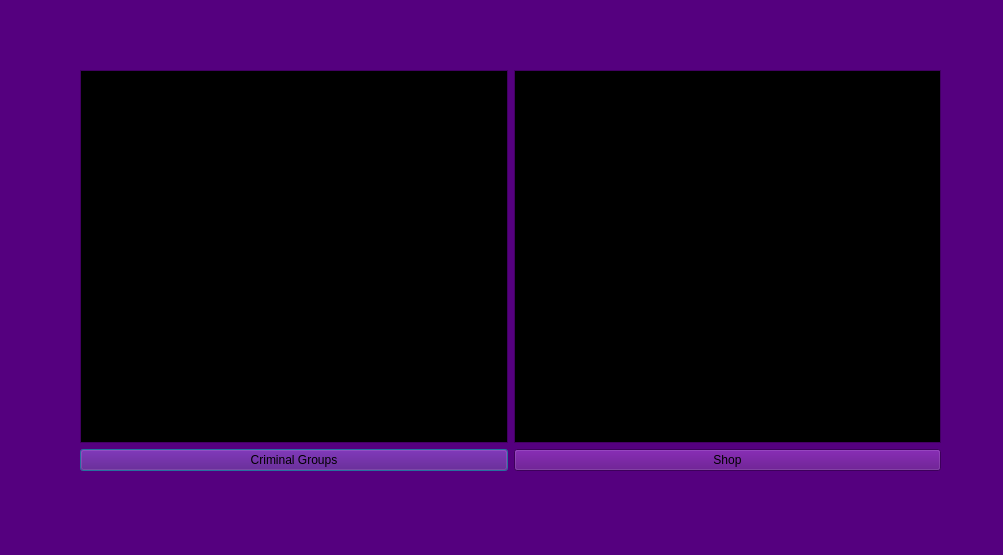
<?xml version="1.0" encoding="UTF-8"?>
<ui version="4.0">
 <class>Dialog</class>
 <widget class="QDialog" name="Dialog">
  <property name="geometry">
   <rect>
    <x>0</x>
    <y>0</y>
    <width>1003</width>
    <height>555</height>
   </rect>
  </property>
  <property name="palette">
   <palette>
    <active>
     <colorrole role="WindowText">
      <brush brushstyle="SolidPattern">
       <color alpha="255">
        <red>255</red>
        <green>255</green>
        <blue>255</blue>
       </color>
      </brush>
     </colorrole>
     <colorrole role="Button">
      <brush brushstyle="SolidPattern">
       <color alpha="255">
        <red>85</red>
        <green>0</green>
        <blue>127</blue>
       </color>
      </brush>
     </colorrole>
     <colorrole role="Light">
      <brush brushstyle="SolidPattern">
       <color alpha="255">
        <red>128</red>
        <green>0</green>
        <blue>191</blue>
       </color>
      </brush>
     </colorrole>
     <colorrole role="Midlight">
      <brush brushstyle="SolidPattern">
       <color alpha="255">
        <red>106</red>
        <green>0</green>
        <blue>159</blue>
       </color>
      </brush>
     </colorrole>
     <colorrole role="Dark">
      <brush brushstyle="SolidPattern">
       <color alpha="255">
        <red>42</red>
        <green>0</green>
        <blue>63</blue>
       </color>
      </brush>
     </colorrole>
     <colorrole role="Mid">
      <brush brushstyle="SolidPattern">
       <color alpha="255">
        <red>56</red>
        <green>0</green>
        <blue>84</blue>
       </color>
      </brush>
     </colorrole>
     <colorrole role="Text">
      <brush brushstyle="SolidPattern">
       <color alpha="255">
        <red>255</red>
        <green>255</green>
        <blue>255</blue>
       </color>
      </brush>
     </colorrole>
     <colorrole role="BrightText">
      <brush brushstyle="SolidPattern">
       <color alpha="255">
        <red>255</red>
        <green>255</green>
        <blue>255</blue>
       </color>
      </brush>
     </colorrole>
     <colorrole role="ButtonText">
      <brush brushstyle="SolidPattern">
       <color alpha="255">
        <red>0</red>
        <green>0</green>
        <blue>0</blue>
       </color>
      </brush>
     </colorrole>
     <colorrole role="Base">
      <brush brushstyle="SolidPattern">
       <color alpha="255">
        <red>0</red>
        <green>0</green>
        <blue>0</blue>
       </color>
      </brush>
     </colorrole>
     <colorrole role="Window">
      <brush brushstyle="SolidPattern">
       <color alpha="255">
        <red>85</red>
        <green>0</green>
        <blue>127</blue>
       </color>
      </brush>
     </colorrole>
     <colorrole role="Shadow">
      <brush brushstyle="SolidPattern">
       <color alpha="255">
        <red>0</red>
        <green>0</green>
        <blue>0</blue>
       </color>
      </brush>
     </colorrole>
     <colorrole role="HighlightedText">
      <brush brushstyle="SolidPattern">
       <color alpha="255">
        <red>0</red>
        <green>0</green>
        <blue>0</blue>
       </color>
      </brush>
     </colorrole>
     <colorrole role="AlternateBase">
      <brush brushstyle="SolidPattern">
       <color alpha="255">
        <red>42</red>
        <green>0</green>
        <blue>63</blue>
       </color>
      </brush>
     </colorrole>
     <colorrole role="ToolTipBase">
      <brush brushstyle="SolidPattern">
       <color alpha="255">
        <red>255</red>
        <green>255</green>
        <blue>220</blue>
       </color>
      </brush>
     </colorrole>
     <colorrole role="ToolTipText">
      <brush brushstyle="SolidPattern">
       <color alpha="255">
        <red>0</red>
        <green>0</green>
        <blue>0</blue>
       </color>
      </brush>
     </colorrole>
    </active>
    <inactive>
     <colorrole role="WindowText">
      <brush brushstyle="SolidPattern">
       <color alpha="255">
        <red>255</red>
        <green>255</green>
        <blue>255</blue>
       </color>
      </brush>
     </colorrole>
     <colorrole role="Button">
      <brush brushstyle="SolidPattern">
       <color alpha="255">
        <red>85</red>
        <green>0</green>
        <blue>127</blue>
       </color>
      </brush>
     </colorrole>
     <colorrole role="Light">
      <brush brushstyle="SolidPattern">
       <color alpha="255">
        <red>128</red>
        <green>0</green>
        <blue>191</blue>
       </color>
      </brush>
     </colorrole>
     <colorrole role="Midlight">
      <brush brushstyle="SolidPattern">
       <color alpha="255">
        <red>106</red>
        <green>0</green>
        <blue>159</blue>
       </color>
      </brush>
     </colorrole>
     <colorrole role="Dark">
      <brush brushstyle="SolidPattern">
       <color alpha="255">
        <red>42</red>
        <green>0</green>
        <blue>63</blue>
       </color>
      </brush>
     </colorrole>
     <colorrole role="Mid">
      <brush brushstyle="SolidPattern">
       <color alpha="255">
        <red>56</red>
        <green>0</green>
        <blue>84</blue>
       </color>
      </brush>
     </colorrole>
     <colorrole role="Text">
      <brush brushstyle="SolidPattern">
       <color alpha="255">
        <red>255</red>
        <green>255</green>
        <blue>255</blue>
       </color>
      </brush>
     </colorrole>
     <colorrole role="BrightText">
      <brush brushstyle="SolidPattern">
       <color alpha="255">
        <red>255</red>
        <green>255</green>
        <blue>255</blue>
       </color>
      </brush>
     </colorrole>
     <colorrole role="ButtonText">
      <brush brushstyle="SolidPattern">
       <color alpha="255">
        <red>0</red>
        <green>0</green>
        <blue>0</blue>
       </color>
      </brush>
     </colorrole>
     <colorrole role="Base">
      <brush brushstyle="SolidPattern">
       <color alpha="255">
        <red>0</red>
        <green>0</green>
        <blue>0</blue>
       </color>
      </brush>
     </colorrole>
     <colorrole role="Window">
      <brush brushstyle="SolidPattern">
       <color alpha="255">
        <red>85</red>
        <green>0</green>
        <blue>127</blue>
       </color>
      </brush>
     </colorrole>
     <colorrole role="Shadow">
      <brush brushstyle="SolidPattern">
       <color alpha="255">
        <red>0</red>
        <green>0</green>
        <blue>0</blue>
       </color>
      </brush>
     </colorrole>
     <colorrole role="HighlightedText">
      <brush brushstyle="SolidPattern">
       <color alpha="255">
        <red>0</red>
        <green>0</green>
        <blue>0</blue>
       </color>
      </brush>
     </colorrole>
     <colorrole role="AlternateBase">
      <brush brushstyle="SolidPattern">
       <color alpha="255">
        <red>42</red>
        <green>0</green>
        <blue>63</blue>
       </color>
      </brush>
     </colorrole>
     <colorrole role="ToolTipBase">
      <brush brushstyle="SolidPattern">
       <color alpha="255">
        <red>255</red>
        <green>255</green>
        <blue>220</blue>
       </color>
      </brush>
     </colorrole>
     <colorrole role="ToolTipText">
      <brush brushstyle="SolidPattern">
       <color alpha="255">
        <red>0</red>
        <green>0</green>
        <blue>0</blue>
       </color>
      </brush>
     </colorrole>
    </inactive>
    <disabled>
     <colorrole role="WindowText">
      <brush brushstyle="SolidPattern">
       <color alpha="255">
        <red>42</red>
        <green>0</green>
        <blue>63</blue>
       </color>
      </brush>
     </colorrole>
     <colorrole role="Button">
      <brush brushstyle="SolidPattern">
       <color alpha="255">
        <red>85</red>
        <green>0</green>
        <blue>127</blue>
       </color>
      </brush>
     </colorrole>
     <colorrole role="Light">
      <brush brushstyle="SolidPattern">
       <color alpha="255">
        <red>128</red>
        <green>0</green>
        <blue>191</blue>
       </color>
      </brush>
     </colorrole>
     <colorrole role="Midlight">
      <brush brushstyle="SolidPattern">
       <color alpha="255">
        <red>106</red>
        <green>0</green>
        <blue>159</blue>
       </color>
      </brush>
     </colorrole>
     <colorrole role="Dark">
      <brush brushstyle="SolidPattern">
       <color alpha="255">
        <red>42</red>
        <green>0</green>
        <blue>63</blue>
       </color>
      </brush>
     </colorrole>
     <colorrole role="Mid">
      <brush brushstyle="SolidPattern">
       <color alpha="255">
        <red>56</red>
        <green>0</green>
        <blue>84</blue>
       </color>
      </brush>
     </colorrole>
     <colorrole role="Text">
      <brush brushstyle="SolidPattern">
       <color alpha="255">
        <red>42</red>
        <green>0</green>
        <blue>63</blue>
       </color>
      </brush>
     </colorrole>
     <colorrole role="BrightText">
      <brush brushstyle="SolidPattern">
       <color alpha="255">
        <red>255</red>
        <green>255</green>
        <blue>255</blue>
       </color>
      </brush>
     </colorrole>
     <colorrole role="ButtonText">
      <brush brushstyle="SolidPattern">
       <color alpha="255">
        <red>42</red>
        <green>0</green>
        <blue>63</blue>
       </color>
      </brush>
     </colorrole>
     <colorrole role="Base">
      <brush brushstyle="SolidPattern">
       <color alpha="255">
        <red>85</red>
        <green>0</green>
        <blue>127</blue>
       </color>
      </brush>
     </colorrole>
     <colorrole role="Window">
      <brush brushstyle="SolidPattern">
       <color alpha="255">
        <red>85</red>
        <green>0</green>
        <blue>127</blue>
       </color>
      </brush>
     </colorrole>
     <colorrole role="Shadow">
      <brush brushstyle="SolidPattern">
       <color alpha="255">
        <red>0</red>
        <green>0</green>
        <blue>0</blue>
       </color>
      </brush>
     </colorrole>
     <colorrole role="HighlightedText">
      <brush brushstyle="SolidPattern">
       <color alpha="255">
        <red>0</red>
        <green>0</green>
        <blue>0</blue>
       </color>
      </brush>
     </colorrole>
     <colorrole role="AlternateBase">
      <brush brushstyle="SolidPattern">
       <color alpha="255">
        <red>85</red>
        <green>0</green>
        <blue>127</blue>
       </color>
      </brush>
     </colorrole>
     <colorrole role="ToolTipBase">
      <brush brushstyle="SolidPattern">
       <color alpha="255">
        <red>255</red>
        <green>255</green>
        <blue>220</blue>
       </color>
      </brush>
     </colorrole>
     <colorrole role="ToolTipText">
      <brush brushstyle="SolidPattern">
       <color alpha="255">
        <red>0</red>
        <green>0</green>
        <blue>0</blue>
       </color>
      </brush>
     </colorrole>
    </disabled>
   </palette>
  </property>
  <property name="windowTitle">
   <string>Dialog</string>
  </property>
  <widget class="QWidget" name="">
   <property name="geometry">
    <rect>
     <x>80</x>
     <y>70</y>
     <width>861</width>
     <height>401</height>
    </rect>
   </property>
   <layout class="QVBoxLayout" name="verticalLayout">
    <item>
     <layout class="QHBoxLayout" name="horizontalLayout">
      <item>
       <widget class="QTextEdit" name="textEdit"/>
      </item>
      <item>
       <widget class="QTextEdit" name="textEdit_2"/>
      </item>
     </layout>
    </item>
    <item>
     <layout class="QHBoxLayout" name="horizontalLayout_2">
      <item>
       <widget class="QPushButton" name="pushButton">
        <property name="text">
         <string>Criminal Groups</string>
        </property>
       </widget>
      </item>
      <item>
       <widget class="QPushButton" name="pushButton_2">
        <property name="text">
         <string>Shop</string>
        </property>
       </widget>
      </item>
     </layout>
    </item>
   </layout>
  </widget>
 </widget>
 <resources/>
 <connections/>
</ui>
